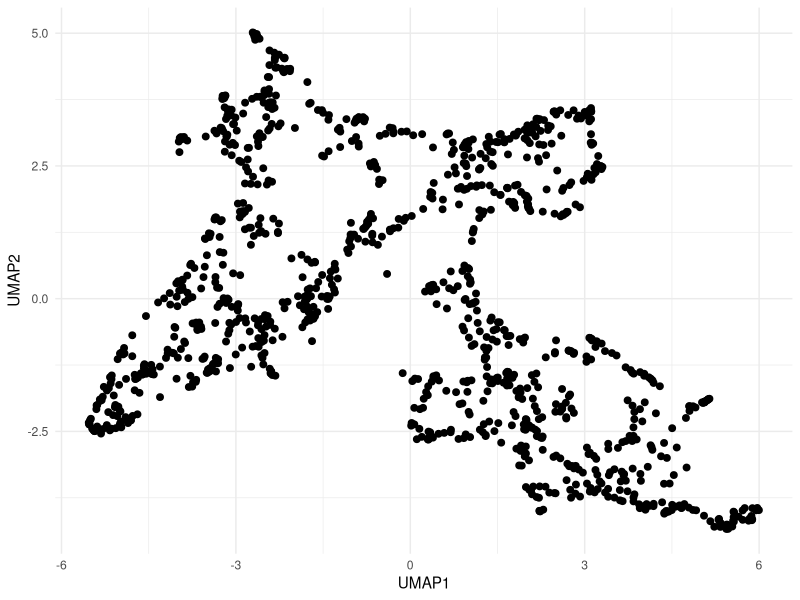
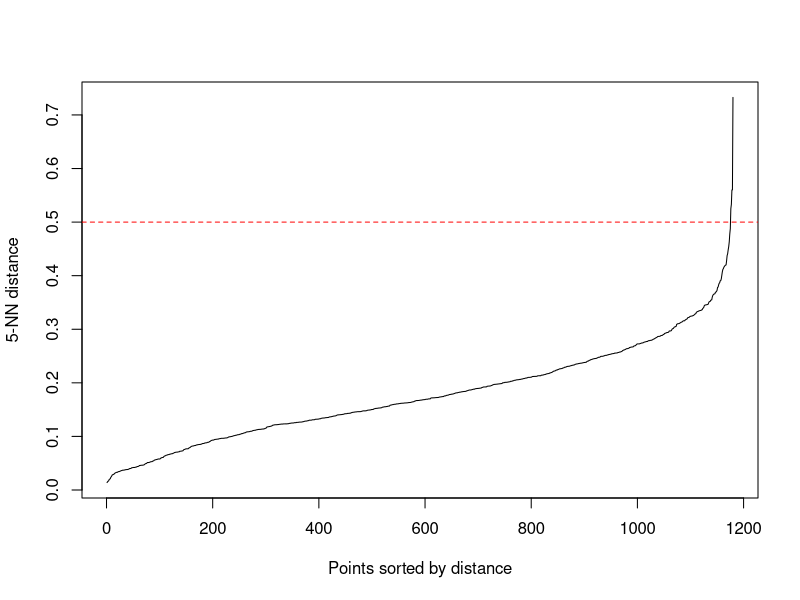
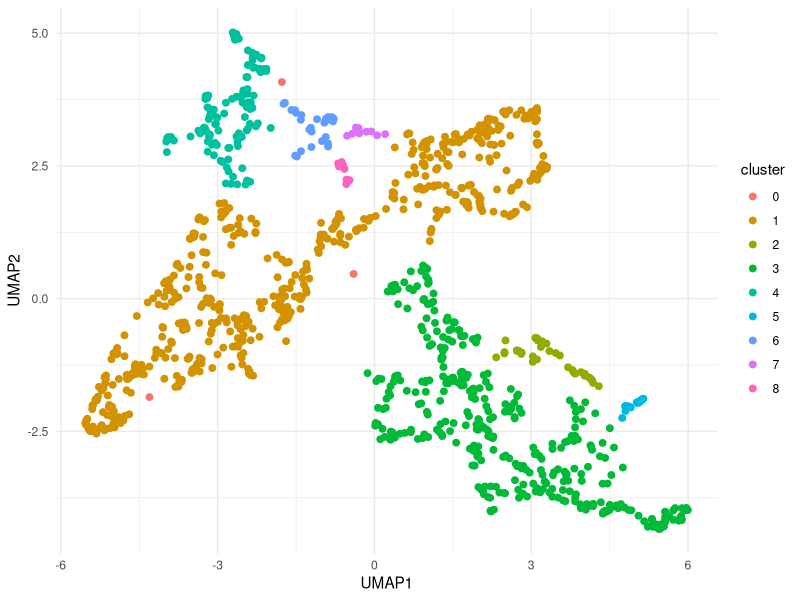

These figures' R source, in order:
## ---- chunk 1
library(readxl)
library(dplyr)
library(writexl)
library(dplyr)
library(tidyr)
setwd("~/Desktop/Szade_Lab/aktualne")
## ---- chunk 2
cyto_cols <- c(
  "all_events",
  "singlets_cells",
  "Live_dead_Ly6C_subset",
  "cKit_neg",
  "low6c_mono",
  "monocytes_1",
  "neutrophils",
  "non_mielo",
  "FcR_neg",
  "CD150neg_CD105pos",
  "CD150pos_CD105pos",
  "CD150pos_CD105neg",
  "CD150neg_CD105neg",
  "cKit_pos",
  "GMP",
  "non_GMP",
  "CFU_E",
  "CMP",
  "preCFUE",
  "preGM",
  "preMegE",
  "trombo"
)

# wczytanie danych
df <- read_excel("ERC_aim1_exp15_summary.xlsx") 

# OBIEKT R z samą cytometrią
df_cyto <- df %>%
  select(all_of(cyto_cols))

# normalizacja % of live dla wszystkich
denom <- "Live_dead_Ly6C_subset"
gate_cols <- setdiff(colnames(df_cyto), denom)

df_cyto_pct_live <- df_cyto %>%
  mutate(
    across(
      all_of(gate_cols),
      ~ ifelse(.data[[denom]] == 0 | is.na(.data[[denom]]), NA_real_, (.x / .data[[denom]]) * 100),
      .names = "{.col}_pct_live"
    )
  )

#normalizacja % of live dla zgatowanych populacji
gated_populations <- c(
  "cKit_neg",
  "low6c_mono",
  "monocytes_1",
  "neutrophils",
  "non_mielo",
  "FcR_neg",
  "CD150neg_CD105pos",
  "CD150pos_CD105pos",
  "CD150pos_CD105neg",
  "CD150neg_CD105neg",
  "cKit_pos",
  "GMP",
  "non_GMP",
  "CFU_E",
  "CMP",
  "preCFUE",
  "preGM",
  "preMegE",
  "trombo"
)

denom <- "Live_dead_Ly6C_subset"
df_gated_pct_live <- df_cyto %>%
  mutate(
    across(
      all_of(gated_populations),
      ~ ifelse(
        .data[[denom]] == 0 | is.na(.data[[denom]]),
        NA_real_,
        (.x / .data[[denom]]) * 100
      ),
      .names = "{.col}_pct_live"
    )
  ) %>%
  select(ends_with("_pct_live"))
## ---- chunk 3
set.seed(123)

# 1. NA -> 0
pca_df <- df_gated_pct_live %>%
  mutate(across(everything(), ~ replace_na(.x, 0)))

# usuwamy kolumny o zerowej wariancji
zero_var_cols <- pca_df %>%
  summarise(across(everything(), ~ var(.x, na.rm = TRUE))) %>%
  pivot_longer(cols = everything(), names_to = "col", values_to = "var") %>%
  filter(is.na(var) | var == 0) %>%
  pull(col)

zero_var_cols

pca_df_filtered <- pca_df %>%
  select(-all_of(zero_var_cols))

# macierz do PCA
pca_mat <- as.matrix(pca_df_filtered)

# PCA bez log-transform
pca_res <- prcomp(
  pca_mat,
  center = TRUE,
  scale. = TRUE
)

# procent wariancji wyjaśnionej
var_explained <- (pca_res$sdev^2) / sum(pca_res$sdev^2)
var_explained_percent <- var_explained * 100

var_explained_percent
cumsum(var_explained_percent)
## ---- chunk 4
# 3. bierzemy pierwsze 6 PC
pca_data <- pca_res$x[, 1:6, drop = FALSE]
## ---- chunk 5
library(uwot)
# UMAP
umap_res <- uwot::umap(pca_data)

# do ramki danych
umap_df <- data.frame(
  UMAP1 = umap_res[,1],
  UMAP2 = umap_res[,2]
)

head(umap_df)
library(ggplot2)

ggplot(umap_df, aes(x = UMAP1, y = UMAP2)) +
  geom_point(size = 2) +
  theme_minimal()
## ---- chunk 6
library(dbscan)

kNNdistplot(umap_res, k = 5)
abline(h = 0.5, col = "red", lty = 2)
## ---- chunk 7
library(dbscan)

db <- dbscan(umap_res, eps = 0.35, minPts = 5) # wybrane z wykresu elbow powyżej!!!

umap_df$cluster <- as.factor(db$cluster)

ggplot(umap_df, aes(x = UMAP1, y = UMAP2, color = cluster)) +
  geom_point(size = 2) +
  theme_minimal()
